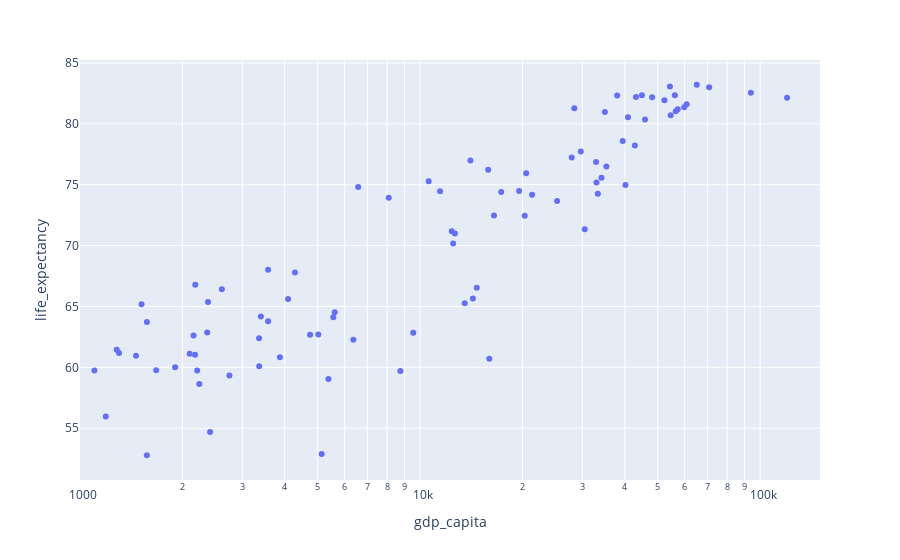

Notebook code cell kept with this figure:
### Markdown cell above
## 2.1 Axis

### Code cell
px.scatter(df, x='gdp_capita',  y='life_expectancy', log_x=True, range_x = [1000, 150000])
